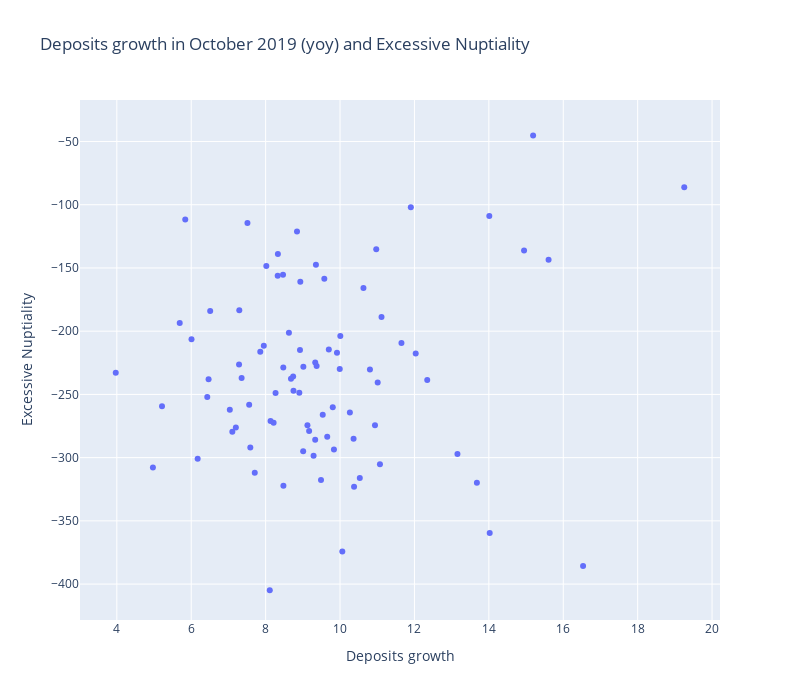

Notebook code cell kept with this figure:
### Code cell
fig = px.scatter(
    df_full,
    y='Excessive Marriages per100k',
    x='pmgrowth',
    hover_name='Region',
    title="Deposits growth in October 2019 (yoy) and Excessive Nuptiality",
    labels={"Excessive Marriages per100k": "Excessive Nuptiality", "pmgrowth": "Deposits growth"},
    width=800, height=700
)


fig.show()

### Figure 1 — Plotly figure (JSON) as saved in the notebook; plotly's stock layout.template omitted (floating-point values rounded to 4 significant figures)
{"data": [{"hovertemplate": "<b>%{hovertext}</b><br><br>Deposits growth=%{x}<br>Excessive Nuptiality=%{y}<extra></extra>", "hovertext": ["Алтайский край", "Амурская область", "Архангельская область без АО", "Астраханская область", "Белгородская область", "Брянская область", "Владимирская область", "Волгоградская область", "Вологодская область", "Воронежская область", "Еврейская АО", "Забайкальский край", "Ивановская область", "Иркутская область", "Кабардино-Балкария", "Калининградская область", "Калужская область", "Камчатский край", "Карачаево-Черкесия", "Кемеровская область", "Кировская область", "Костромская область", "Краснодарский край", "Красноярский край", "Курганская область", "Курская область", "Ленинградская область", "Липецкая область", "Магаданская область", "Москва", "Московская область", "Мурманская область", "Ненецкий АО", "Нижегородская область", "Новгородская область", "Новосибирская область", "Омская область", "Оренбургская область", "Орловская область", "Пензенская область", "Пермский край", "Приморский край", "Псковская область", "Республика Адыгея", "Республика Алтай", "Республика Башкортостан", "Республика Бурятия", "Республика Дагестан", "Республика Ингушетия", "Республика Калмыкия", "Республика Карелия", "Республика Коми", "Республика Крым", "Республика Марий Эл", "Республика Мордовия", "Республика Татарстан", "Республика Тыва", "Республика Хакасия", "Ростовская область", "Рязанская область", "Самарская область", "Санкт-Петербург", "Саратовская область", "Сахалинская область", "Свердловская область", "Севастополь", "Северная Осетия", "Смоленская область", "Ставропольский край", "Тамбовская область", "Тверская область", "Томская область", "Тульская область", "Тюменская область без АО", "Удмуртская Республика", "Ульяновская область", "Хабаровский край", "Ханты-Мансийский АО", "Челябинская область", "Чеченская Республика", "Чувашская Республика", "Чукотский АО", "Якутия", "Ямало-Hенецкий АО", "Ярославская область"], "legendgroup": "", "marker": {"color": "#636efa", "symbol": "circle"}, "mode": "markers", "name": "", "orientation": "v", "showlegend": false, "type": "scatter", "x": [7.285, 14.95, 7.951, 10.53, 5.839, 9.918, 7.856, 9.656, 13.16, 9.014, 10.94, 11.9, 8.906, 12.34, 9.009, 11.12, 11.01, 10.36, 6.007, 6.51, 9.333, 9.488, 7.557, 9.804, 7.105, 9.352, 8.467, 10.01, 13.68, 8.749, 10.8, 7.354, 5.691, 8.267, 8.111, 11.07, 8.215, 8.324, 8.475, 9.992, 6.467, 7.588, 10.26, 9.289, 10.63, 8.329, 12.03, 15.61, 15.19, 14.01, 9.577, 4.97, 14.02, 11.65, 8.626, 7.511, 8.843, 8.478, 7.037, 8.74, 5.214, 10.06, 8.132, 8.932, 9.332, 16.53, 10.97, 9.124, 9.535, 9.698, 8.681, 9.37, 8.924, 3.971, 9.169, 6.431, 6.173, 10.38, 9.836, 19.25, 8.018, null, 7.292, 7.708, 7.199], "xaxis": "x", "y": [-226.4, -136.2, -211.6, -316.1, -111.7, -217.0, -216.2, -283.4, -297.1, -228.0, -274.5, -102.0, -248.7, -238.6, -295.0, -188.8, -240.7, -285.1, -206.4, -184.1, -224.8, -317.6, -258.2, -260.1, -279.6, -147.5, -155.3, -203.8, -319.8, -247.0, -230.2, -236.9, -193.5, -248.9, -404.9, -305.2, -272.4, -156.3, -228.8, -229.9, -238.1, -291.9, -264.4, -298.5, -165.8, -138.9, -217.7, -143.6, -45.17, -108.9, -158.5, -307.8, -359.6, -209.3, -201.2, -114.4, -121.2, -322.1, -262.2, -235.9, -259.4, -374.2, -271.0, -160.8, -285.8, -385.7, -135.2, -274.3, -266.1, -214.4, -237.7, -227.6, -214.9, -232.9, -279.0, -252.1, -300.9, -323.0, -293.6, -86.15, -148.5, -40.71, -183.5, -312.0, -276.2], "yaxis": "y"}], "layout": {"height": 700, "legend": {"tracegroupgap": 0}, "title": {"text": "Deposits growth in October 2019 (yoy) and Excessive Nuptiality"}, "width": 800, "xaxis": {"anchor": "y", "domain": [0, 1], "title": {"text": "Deposits growth"}}, "yaxis": {"anchor": "x", "domain": [0, 1], "title": {"text": "Excessive Nuptiality"}}}}
